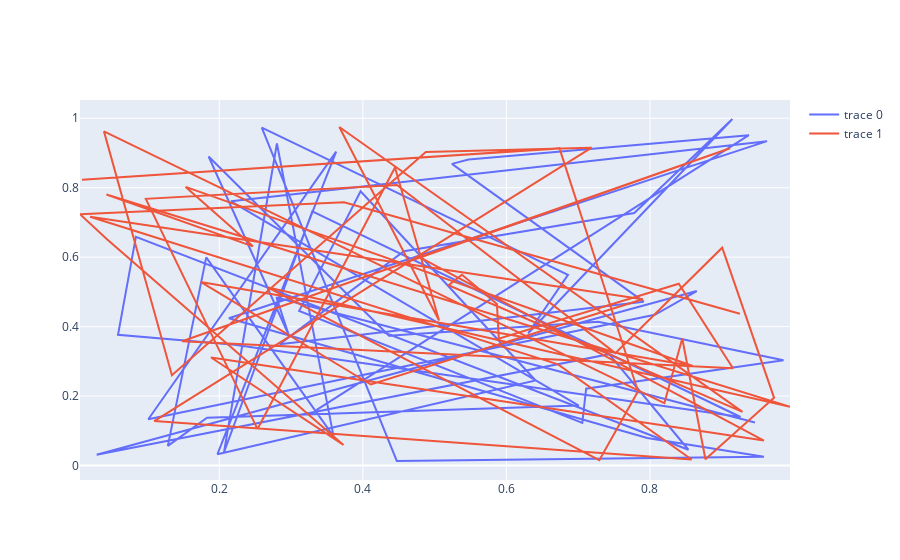

Notebook code for this chart:
### Code cell
iplot([{"x":x , "y":y} , {"x":x1 , "y":y1}])
